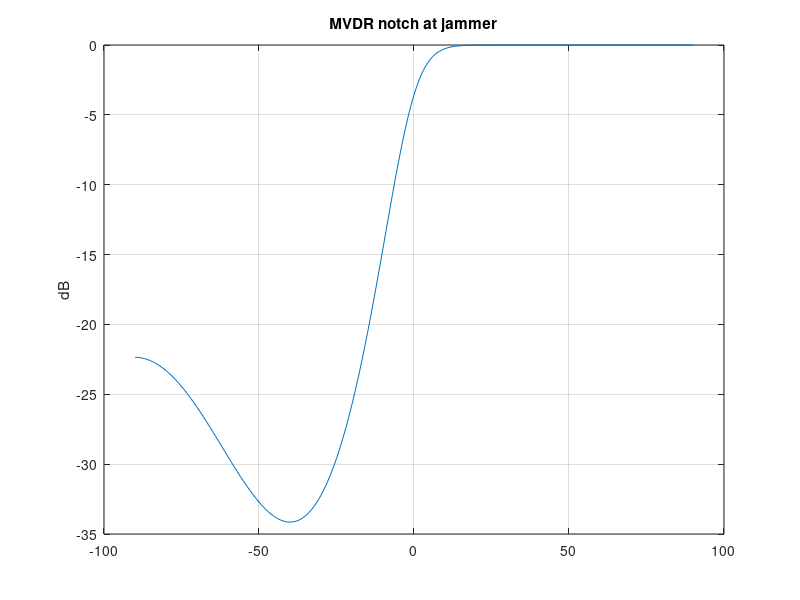

This chart was generated by the following MATLAB code:
% Капон / MVDR
% Адаптивное подавление помехи

thetaJ = -40; Jpow = 50;
theta = -90:1:90;
N = 16;
% Simplified: spectral weight = 1 / (1 + Jpow*sinc^2 separation)
sep = abs(sind(theta) - sind(thetaJ));
resp = 1 ./ (1 + Jpow * exp(-((sep/0.3).^2)));
figure;
plot(theta, 20*log10(resp));
title('MVDR notch at jammer'); ylabel('dB'); grid on;

%{
@play
{
 "title": "Capon / MVDR",
 "groups": [
  {
   "name": "Interference",
   "controls": [
    {
     "var": "thetaJ",
     "label": "Interference angle",
     "min": -80,
     "max": 80,
     "step": 5,
     "default": -40
    },
    {
     "var": "Jpow",
     "label": "Interference power",
     "min": 1,
     "max": 100,
     "step": 5,
     "default": 50
    }
   ]
  }
 ]
}
%}
